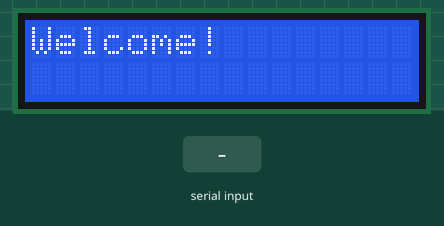
Simulated run of this sketch. Board: ESP8266 (NodeMCU). On the bench: 16×2 character LCD. The test bench sets the inputs (shaded band). What the sketch prints to the serial monitor is not drawn.

Above: at 3.1 s.
4.7 s: "1" received over the second serial link
At 7.0 s:
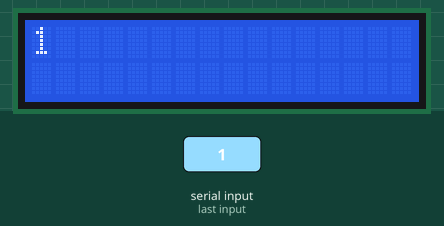
7.5 s: "0" received over the second serial link
At 9.7 s:
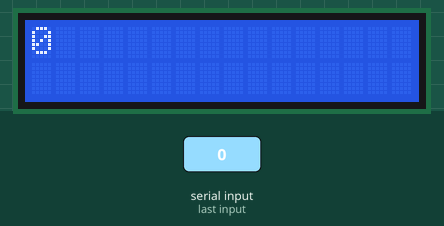
10.0 s: "2" received over the second serial link
At 11.7 s:
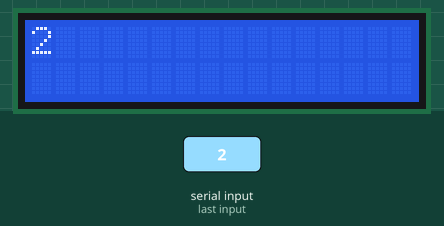
Timing chart, 0 to 13.2 s (numbered marks = the images above; inputs shaded):
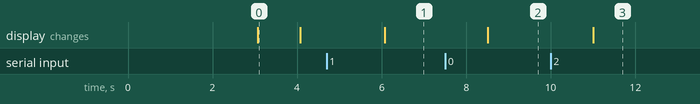

The sketch:

sketch_may20a.ino
```cpp
#include <LiquidCrystal.h>
#include <SoftwareSerial.h>

LiquidCrystal lcd(D0, D1, D2, D3, D4, D5);
SoftwareSerial mySerial(D7, D6); //(Rx,Tx)

String val = "No Data";
String oldval;
String newval = "No Data";
int length;
int l;
void setup()
{
  // put your setup code here, to run once:
  lcd.begin(16, 2);
  mySerial.begin(9600);
  Serial.begin(9600);
  lcd.setCursor(0, 0);
  lcd.print("Wireless Notice");
  lcd.setCursor(0, 1);
  lcd.print("     Board     ");
  delay(3000);
  lcd.clear();
  lcd.print("Welcome!");
}

void loop()
{
  val = mySerial.readString();
  length=val.length();
  val.trim();
  Serial.println(val);
  if(length!=0)
  {
    l=length;
  }
  if (val != oldval)
  {
    newval = val;
  }
  lcd.clear();
  lcd.setCursor(0, 0);
  lcd.print(newval);
  delay(1000);
   if(l>16)
   {
    for (int i=0;i<l-16;i++)
    {
      lcd.scrollDisplayLeft();
      delay(250);
    }
    delay(1000);
    for (int i=0;i<l-16;i++)
    {
      lcd.scrollDisplayRight();
      delay(250);
      }
   }
  val = oldval;
}
```

Measured:
- after the input at 4.7 s, the display: changes after 1.4 s (image 1)
- after the input at 7.5 s, the display: changes after 1.0 s (image 2)
- after the input at 10.0 s, the display: changes after 1.0 s (image 3)
- what the display in image 0 shows lasts 1.0 s, from 3.1 s to 4.1 s
